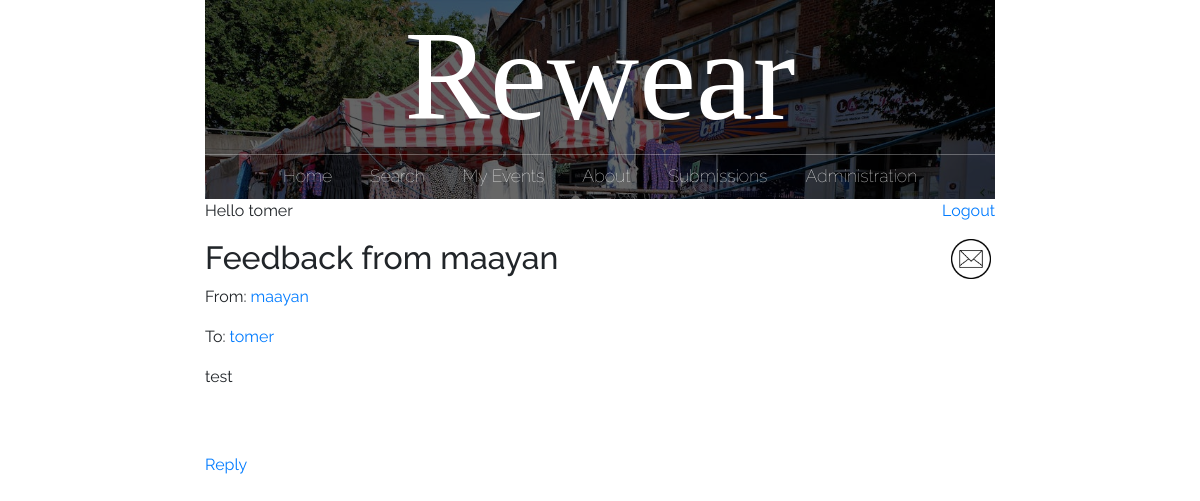
Page /message_detail/102 (signed in) on the committed database.
### main/models.py (models this page shows)
class Message(models.Model):
    sender = models.ForeignKey(User, on_delete=models.CASCADE, related_name='sent_messages')
    recipient = models.ForeignKey(User, on_delete=models.CASCADE, related_name='received_messages')
    subject = models.CharField(max_length=255)
    body = models.TextField()
    from django.utils import timezone
    created_at = models.DateTimeField(default=timezone.now)
    is_read = models.BooleanField(default=False)

### main/views.py (the view)
# urls.py: path("message_detail/<message_id>", views.message_detail, name="message_detail"),
@login_required
def message_detail(request, message_id):
    message = Message.objects.get(id=message_id)
    if request.user == message.recipient:
        message.is_read = True
        message.save()
    new_mail = new_messages(request.user.username)
    return render(request, 'main/message_detail.html', {'message': message, 'new_mail': new_mail})

### main/views.py (called while the page is built)
def new_messages(username):
    try:
        messages = Message.objects.filter(recipient=User.objects.filter(username=username)[0])
        for m in messages:
            if not m.is_read:
                return True
        return False
    except:
        return False

### main/templates/main/message_detail.html
{% extends 'main/base.html' %}
{% block content %}
  <h2>{{ message.subject }}</h2>
  <p>From: <a href="/profile/{{ message.sender.username }}">{{ message.sender.username }}</a></p>
  <p>To: <a href="/profile/{{ message.recipient.username }}">{{ message.recipient.username }}</a></p>
  <p>{{ message.body }}</p>
  <br /><br />
  <a href="/send_message/{{message.sender.username}}/">Reply</a>
{% endblock %}

### main/templates/main/base.html (shortened to what this page needs)
{% load static %}
<!doctype html>
<html>
	<head>
		<link rel="stylesheet" href="https://stackpath.bootstrapcdn.com/bootstrap/4.3.1/css/bootstrap.min.css">
		<link rel="stylesheet" href="{% static 'css/styles.css' %}">
	</head>
	<body>
	<div id = "content", name = "content">
		<div class="row justify-content-center">
			<div class="col-8">
			<center>
					<header class="main-header">
						<h1 class="header-name header-name-large">Rewear</h1>
						<nav class="nav main-nav">
							<ul>
								<li><a href="/">Home</a></li>
								{% if user.is_authenticated %}
									<li><a href="/search_page/">Search</a></li>
									<li><a href="/my_events/{{request.user.id}}">My Events</a></li>
								{% endif %}
								<li><a href="/about/">About</a></li>
								{% if user.is_authenticated and user.is_superuser %}
									<li><a href="/submissions/">Submissions
									</a></li>
									<li><a href="/admin/">Administration</a></li>
								{% elif user.is_authenticated and user.is_active%}
								<li><a href="/profile/">My Profile</a></li>
								{% endif %}
							</ul>
						</nav>
					</header>
			</center>
			{% if user.is_authenticated %}
			<p style="text-align:left;">
				<td><left>Hello {{request.user.username}}</left></td>
				<span style="float:right;">
					<td><right><a href="/logout">Logout</a></right></td>
				</span>
			</p>
			<p>
				<span style="float:right;">
					{% if new_mail %}
						<a href="/inbox" style="text-decoration:none">
							<img src='{% static "media/new_mail.png" %}' alt="inbox" height=40px width=40px>&nbsp;
						</a>
					{% else %}
						<a href="/inbox" style="text-decoration:none">
							<img src='{% static "media/mail_icon.png" %}' alt="inbox" height=40px width=40px>&nbsp;
						</a>
					{% endif %}
				</span>
			</p>
			{% endif %}
				{% block content %}
				{% endblock %}
			</div>
		</div>
	</div>
	</body>
</html>

### static/css/styles.css (style rules this page uses)
* { box-sizing: border-box; font-family: Raleway; }
html, body { margin: 0; padding: 0; }
.nav ul { margin: 0; padding: 0; }
.nav li { display: inline; }
.nav a { display: inline-block; padding: .5em; color: white; text-decoration: none; }
.main-nav { text-align: center; font-size: 1.1em; font-weight: lighter; display: inline; }
.main-nav li { padding: 0 1%; }
.main-header { background-color: rgba(0, 0, 0, .6); background-image: url("../media/Header Background.jpeg"); background-blend-mode: multiply; background-size: cover; }
.header-name { text-align: center; margin: 0; font-size: 4em; font-family: "Arvo"; font-weight: normal; color: white; border-bottom: 1px solid rgba(255, 255, 255, .3) }
.header-name-large { font-size: 8em; }

### rows in the picture
Message: subject "Feedback from maayan", sender.username "maayan", recipient.username "tomer", body "test"

### other values in the picture
{{ request.user.username }} "tomer"
